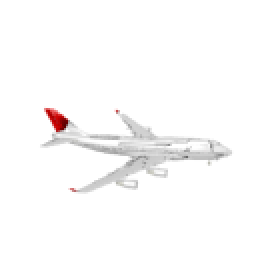
#> input picture pictures/input.png, 137 x 137 px, given in place of chair.jpg, which was not available (shown 2 times larger)
$ jupyter execute --allow-errors AtlasNet.ipynb   (shell and % lines are left out)
#> lines starting #> are read from the running program, lines starting #| are printed output that depends on the picture; after the words box and inside, x2 and y2 are one past the last pixel; in counts of white or black regions, pixels touching at a corner belong together; pictures that were not available may be replaced by others from this repository, and a replacement may not be noted
[cell 1]
cd AtlasNet

[cell 2]
cd trained_models

[cell 3]
%cd ..

[cell 4]
#JPG to PNG
from PIL import Image
import numpy as np

threshold=100
dist=5
ip='chair.jpg'
img=Image.open(ip).convert('RGBA')
#> img is the input picture: PIL image 137x137 RGBA; mean R, G, B, A 16.9, 15.9, 15.9, 17.8
# np.asarray(img) is read only. Wrap it in np.array to make it modifiable.
arr=np.array(np.asarray(img))
r,g,b,a=np.rollaxis(arr,axis=-1)
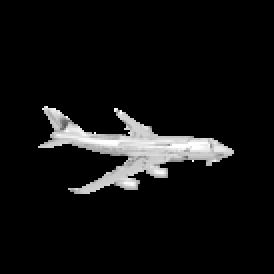
#> r: shape (137, 137) (shown 2 times larger); min 0, max 255, mean 16.9
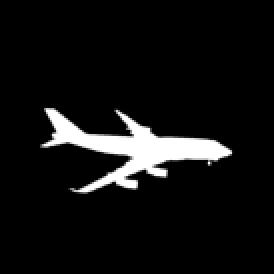
#> a: shape (137, 137) (shown 2 times larger); min 0, max 255, mean 17.8
mask=((r>threshold)
      & (g>threshold)
      & (b>threshold)
      & (np.abs(r-g)<dist)
      & (np.abs(r-b)<dist)
      & (np.abs(g-b)<dist)
      )
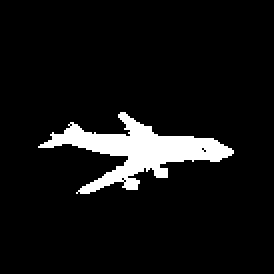
#> mask: shape (137, 137) bool (shown 2 times larger); 7.4% white; 1 white region, box (x1, y1, x2, y2) and area: (19, 56, 117, 97) 1392
arr[mask,3]=0
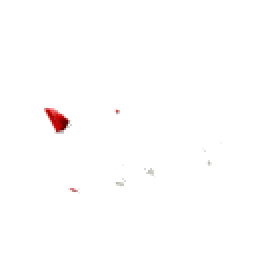
#> arr: shape (137, 137, 4) (shown 2 times larger); 7.41% of pixels changed, all inside (x1, y1, x2, y2) = (19, 56, 117, 97); transparent parts drawn white
img=Image.fromarray(arr,mode='RGBA')
img.save('chair_out.png')
